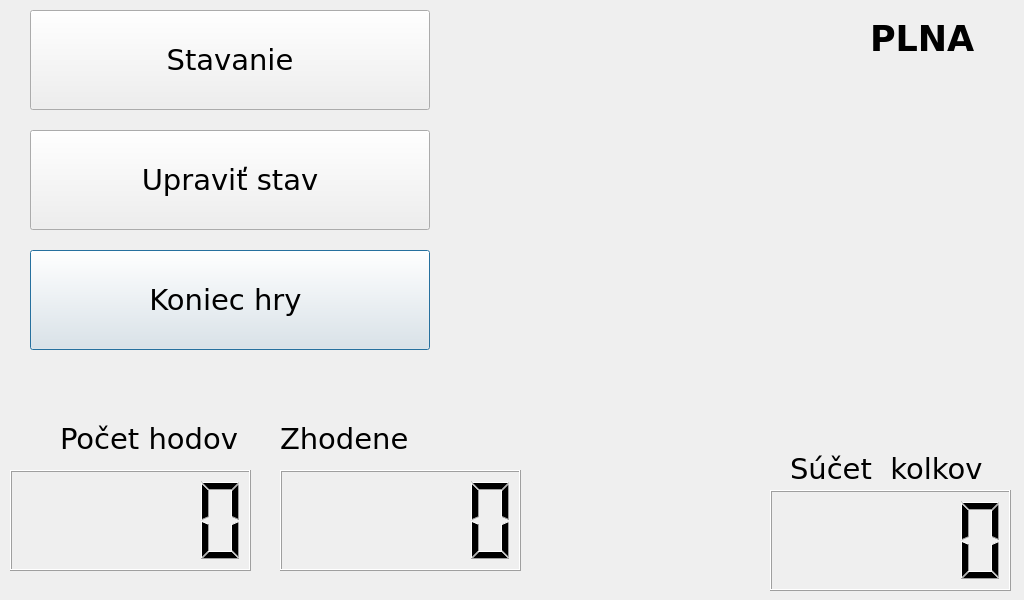
<?xml version="1.0" encoding="UTF-8"?>
<ui version="4.0">
 <class>GameWindow</class>
 <widget class="QDialog" name="GameWindow">
  <property name="geometry">
   <rect>
    <x>0</x>
    <y>0</y>
    <width>1024</width>
    <height>600</height>
   </rect>
  </property>
  <property name="windowTitle">
   <string>Dialog</string>
  </property>
  <widget class="QPushButton" name="pin4">
   <property name="enabled">
    <bool>true</bool>
   </property>
   <property name="geometry">
    <rect>
     <x>710</x>
     <y>200</y>
     <width>51</width>
     <height>171</height>
    </rect>
   </property>
   <property name="text">
    <string/>
   </property>
   <property name="icon">
    <iconset resource="ninepins.qrc">
     <normaloff>:/images/kolok1.png</normaloff>
     <normalon>:/images/kolok2.png</normalon>
     <disabledoff>:/images/kolok1.png</disabledoff>
     <disabledon>:/images/kolok2.png</disabledon>:/images/kolok1.png</iconset>
   </property>
   <property name="iconSize">
    <size>
     <width>50</width>
     <height>110</height>
    </size>
   </property>
   <property name="flat">
    <bool>true</bool>
   </property>
  </widget>
  <widget class="QPushButton" name="pin3">
   <property name="enabled">
    <bool>true</bool>
   </property>
   <property name="geometry">
    <rect>
     <x>500</x>
     <y>200</y>
     <width>51</width>
     <height>171</height>
    </rect>
   </property>
   <property name="minimumSize">
    <size>
     <width>51</width>
     <height>0</height>
    </size>
   </property>
   <property name="text">
    <string/>
   </property>
   <property name="icon">
    <iconset resource="ninepins.qrc">
     <normaloff>:/images/kolok1.png</normaloff>
     <normalon>:/images/kolok2.png</normalon>
     <disabledoff>:/images/kolok1.png</disabledoff>
     <disabledon>:/images/kolok2.png</disabledon>:/images/kolok1.png</iconset>
   </property>
   <property name="iconSize">
    <size>
     <width>50</width>
     <height>110</height>
    </size>
   </property>
   <property name="flat">
    <bool>true</bool>
   </property>
  </widget>
  <widget class="QPushButton" name="pin0">
   <property name="enabled">
    <bool>true</bool>
   </property>
   <property name="geometry">
    <rect>
     <x>710</x>
     <y>400</y>
     <width>51</width>
     <height>171</height>
    </rect>
   </property>
   <property name="text">
    <string/>
   </property>
   <property name="icon">
    <iconset resource="ninepins.qrc">
     <normaloff>:/images/kolok1.png</normaloff>
     <normalon>:/images/kolok2.png</normalon>
     <disabledoff>:/images/kolok1.png</disabledoff>
     <disabledon>:/images/kolok2.png</disabledon>:/images/kolok1.png</iconset>
   </property>
   <property name="iconSize">
    <size>
     <width>50</width>
     <height>110</height>
    </size>
   </property>
   <property name="flat">
    <bool>true</bool>
   </property>
  </widget>
  <widget class="QPushButton" name="pin5">
   <property name="enabled">
    <bool>true</bool>
   </property>
   <property name="geometry">
    <rect>
     <x>910</x>
     <y>200</y>
     <width>51</width>
     <height>171</height>
    </rect>
   </property>
   <property name="text">
    <string/>
   </property>
   <property name="icon">
    <iconset resource="ninepins.qrc">
     <normaloff>:/images/kolok1.png</normaloff>
     <normalon>:/images/kolok2.png</normalon>
     <disabledoff>:/images/kolok1.png</disabledoff>
     <disabledon>:/images/kolok2.png</disabledon>:/images/kolok1.png</iconset>
   </property>
   <property name="iconSize">
    <size>
     <width>50</width>
     <height>110</height>
    </size>
   </property>
   <property name="flat">
    <bool>true</bool>
   </property>
  </widget>
  <widget class="QLCDNumber" name="roundsLCD">
   <property name="geometry">
    <rect>
     <x>10</x>
     <y>470</y>
     <width>241</width>
     <height>101</height>
    </rect>
   </property>
  </widget>
  <widget class="QLCDNumber" name="scoreLCD">
   <property name="geometry">
    <rect>
     <x>770</x>
     <y>490</y>
     <width>241</width>
     <height>101</height>
    </rect>
   </property>
  </widget>
  <widget class="QPushButton" name="settingPinsButton">
   <property name="geometry">
    <rect>
     <x>30</x>
     <y>10</y>
     <width>400</width>
     <height>100</height>
    </rect>
   </property>
   <property name="font">
    <font>
     <family>Verdana</family>
     <pointsize>22</pointsize>
     <italic>false</italic>
    </font>
   </property>
   <property name="text">
    <string>Stavanie</string>
   </property>
   <property name="default">
    <bool>false</bool>
   </property>
  </widget>
  <widget class="QLabel" name="label_3">
   <property name="geometry">
    <rect>
     <x>790</x>
     <y>450</y>
     <width>211</width>
     <height>37</height>
    </rect>
   </property>
   <property name="font">
    <font>
     <family>Verdana</family>
     <pointsize>22</pointsize>
    </font>
   </property>
   <property name="acceptDrops">
    <bool>false</bool>
   </property>
   <property name="layoutDirection">
    <enum>Qt::RightToLeft</enum>
   </property>
   <property name="text">
    <string>Súčet  kolkov</string>
   </property>
  </widget>
  <widget class="QLCDNumber" name="pointsLCD">
   <property name="geometry">
    <rect>
     <x>280</x>
     <y>470</y>
     <width>241</width>
     <height>101</height>
    </rect>
   </property>
  </widget>
  <widget class="QPushButton" name="pin6">
   <property name="enabled">
    <bool>true</bool>
   </property>
   <property name="geometry">
    <rect>
     <x>610</x>
     <y>110</y>
     <width>51</width>
     <height>171</height>
    </rect>
   </property>
   <property name="text">
    <string/>
   </property>
   <property name="icon">
    <iconset resource="ninepins.qrc">
     <normaloff>:/images/kolok1.png</normaloff>
     <normalon>:/images/kolok2.png</normalon>
     <disabledoff>:/images/kolok1.png</disabledoff>
     <disabledon>:/images/kolok2.png</disabledon>:/images/kolok1.png</iconset>
   </property>
   <property name="iconSize">
    <size>
     <width>50</width>
     <height>110</height>
    </size>
   </property>
   <property name="flat">
    <bool>true</bool>
   </property>
  </widget>
  <widget class="QLabel" name="label_4">
   <property name="geometry">
    <rect>
     <x>60</x>
     <y>420</y>
     <width>191</width>
     <height>37</height>
    </rect>
   </property>
   <property name="font">
    <font>
     <family>Verdana</family>
     <pointsize>22</pointsize>
    </font>
   </property>
   <property name="acceptDrops">
    <bool>false</bool>
   </property>
   <property name="layoutDirection">
    <enum>Qt::RightToLeft</enum>
   </property>
   <property name="text">
    <string>Počet hodov</string>
   </property>
  </widget>
  <widget class="QPushButton" name="pin8">
   <property name="enabled">
    <bool>true</bool>
   </property>
   <property name="geometry">
    <rect>
     <x>710</x>
     <y>0</y>
     <width>53</width>
     <height>171</height>
    </rect>
   </property>
   <property name="text">
    <string/>
   </property>
   <property name="icon">
    <iconset resource="ninepins.qrc">
     <normaloff>:/images/kolok1.png</normaloff>
     <normalon>:/images/kolok2.png</normalon>
     <disabledoff>:/images/kolok1.png</disabledoff>
     <disabledon>:/images/kolok2.png</disabledon>:/images/kolok1.png</iconset>
   </property>
   <property name="iconSize">
    <size>
     <width>50</width>
     <height>110</height>
    </size>
   </property>
   <property name="flat">
    <bool>true</bool>
   </property>
  </widget>
  <widget class="QPushButton" name="pin2">
   <property name="enabled">
    <bool>true</bool>
   </property>
   <property name="geometry">
    <rect>
     <x>800</x>
     <y>310</y>
     <width>51</width>
     <height>171</height>
    </rect>
   </property>
   <property name="text">
    <string/>
   </property>
   <property name="icon">
    <iconset resource="ninepins.qrc">
     <normaloff>:/images/kolok1.png</normaloff>
     <normalon>:/images/kolok2.png</normalon>
     <disabledoff>:/images/kolok1.png</disabledoff>
     <disabledon>:/images/kolok2.png</disabledon>:/images/kolok1.png</iconset>
   </property>
   <property name="iconSize">
    <size>
     <width>50</width>
     <height>110</height>
    </size>
   </property>
   <property name="flat">
    <bool>true</bool>
   </property>
  </widget>
  <widget class="QPushButton" name="endGameButton">
   <property name="geometry">
    <rect>
     <x>30</x>
     <y>250</y>
     <width>400</width>
     <height>100</height>
    </rect>
   </property>
   <property name="font">
    <font>
     <family>Verdana</family>
     <pointsize>22</pointsize>
    </font>
   </property>
   <property name="text">
    <string>Koniec hry </string>
   </property>
   <property name="iconSize">
    <size>
     <width>20</width>
     <height>16</height>
    </size>
   </property>
   <property name="autoExclusive">
    <bool>false</bool>
   </property>
   <property name="default">
    <bool>true</bool>
   </property>
  </widget>
  <widget class="QPushButton" name="pin7">
   <property name="enabled">
    <bool>true</bool>
   </property>
   <property name="geometry">
    <rect>
     <x>800</x>
     <y>110</y>
     <width>51</width>
     <height>171</height>
    </rect>
   </property>
   <property name="text">
    <string/>
   </property>
   <property name="icon">
    <iconset resource="ninepins.qrc">
     <normaloff>:/images/kolok1.png</normaloff>
     <normalon>:/images/kolok2.png</normalon>
     <disabledoff>:/images/kolok1.png</disabledoff>
     <disabledon>:/images/kolok2.png</disabledon>:/images/kolok1.png</iconset>
   </property>
   <property name="iconSize">
    <size>
     <width>50</width>
     <height>110</height>
    </size>
   </property>
   <property name="flat">
    <bool>true</bool>
   </property>
  </widget>
  <widget class="QPushButton" name="pin1">
   <property name="enabled">
    <bool>true</bool>
   </property>
   <property name="geometry">
    <rect>
     <x>610</x>
     <y>310</y>
     <width>61</width>
     <height>171</height>
    </rect>
   </property>
   <property name="minimumSize">
    <size>
     <width>61</width>
     <height>0</height>
    </size>
   </property>
   <property name="autoFillBackground">
    <bool>false</bool>
   </property>
   <property name="text">
    <string/>
   </property>
   <property name="icon">
    <iconset resource="ninepins.qrc">
     <normaloff>:/images/kolok1.png</normaloff>
     <normalon>:/images/kolok2.png</normalon>
     <disabledoff>:/images/kolok1.png</disabledoff>
     <disabledon>:/images/kolok2.png</disabledon>:/images/kolok1.png</iconset>
   </property>
   <property name="iconSize">
    <size>
     <width>50</width>
     <height>110</height>
    </size>
   </property>
   <property name="shortcut">
    <string notr="true"/>
   </property>
   <property name="checkable">
    <bool>false</bool>
   </property>
   <property name="autoRepeat">
    <bool>false</bool>
   </property>
   <property name="autoExclusive">
    <bool>false</bool>
   </property>
   <property name="autoDefault">
    <bool>true</bool>
   </property>
   <property name="default">
    <bool>false</bool>
   </property>
   <property name="flat">
    <bool>true</bool>
   </property>
  </widget>
  <widget class="QPushButton" name="changeStateButton">
   <property name="geometry">
    <rect>
     <x>30</x>
     <y>130</y>
     <width>400</width>
     <height>100</height>
    </rect>
   </property>
   <property name="font">
    <font>
     <family>Verdana</family>
     <pointsize>22</pointsize>
     <weight>50</weight>
     <bold>false</bold>
    </font>
   </property>
   <property name="text">
    <string>Upraviť stav</string>
   </property>
  </widget>
  <widget class="QLabel" name="label_5">
   <property name="geometry">
    <rect>
     <x>280</x>
     <y>420</y>
     <width>191</width>
     <height>37</height>
    </rect>
   </property>
   <property name="font">
    <font>
     <family>Verdana</family>
     <pointsize>22</pointsize>
    </font>
   </property>
   <property name="acceptDrops">
    <bool>false</bool>
   </property>
   <property name="layoutDirection">
    <enum>Qt::RightToLeft</enum>
   </property>
   <property name="text">
    <string>Zhodene</string>
   </property>
  </widget>
  <widget class="QLabel" name="label_7">
   <property name="geometry">
    <rect>
     <x>870</x>
     <y>20</y>
     <width>191</width>
     <height>37</height>
    </rect>
   </property>
   <property name="font">
    <font>
     <family>Verdana</family>
     <pointsize>26</pointsize>
     <weight>75</weight>
     <bold>true</bold>
    </font>
   </property>
   <property name="acceptDrops">
    <bool>false</bool>
   </property>
   <property name="layoutDirection">
    <enum>Qt::RightToLeft</enum>
   </property>
   <property name="text">
    <string>PLNA</string>
   </property>
  </widget>
 </widget>
 <resources>
  <include location="ninepins.qrc"/>
 </resources>
 <connections/>
</ui>
